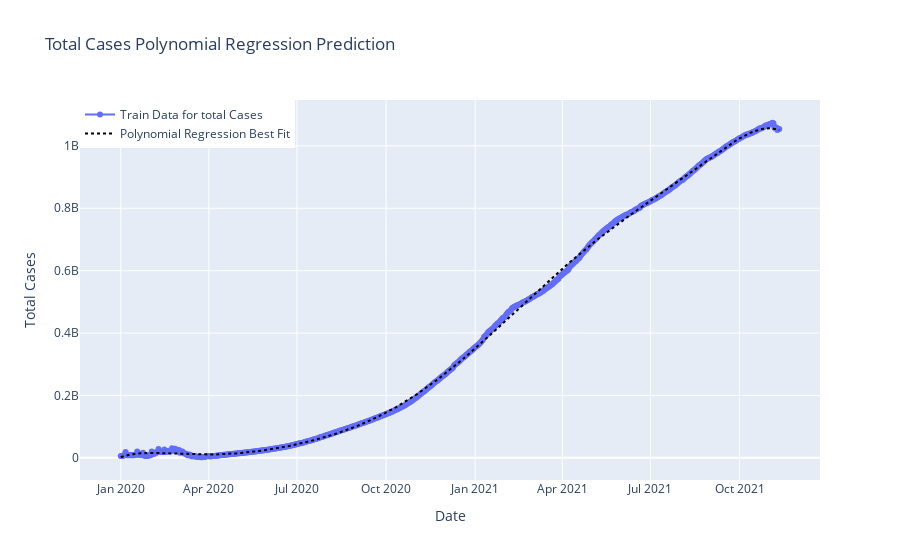

The cell this chart's notebook holds for it:
### Code cell
comp_data=poly.fit_transform(np.array(datewise["Days Since"]).reshape(-1,1))
plt.figure(figsize=(11,6))
predictions_poly=linreg.predict(comp_data)

fig=go.Figure()
fig.add_trace(go.Scatter(x=datewise.index, y=datewise["total_cases"],
                    mode='lines+markers',name="Train Data for total Cases"))
fig.add_trace(go.Scatter(x=datewise.index, y=predictions_poly,
                    mode='lines',name="Polynomial Regression Best Fit",
                    line=dict(color='black', dash='dot')))
fig.update_layout(title="Total Cases Polynomial Regression Prediction",
                 xaxis_title="Date",yaxis_title="Total Cases",
                 legend=dict(x=0,y=1,traceorder="normal"))
fig.show()

### Figure 1 — Plotly figure (JSON) as saved in the notebook; plotly's stock layout.template omitted (floating-point values rounded to 4 significant figures; data arrays with more than 128 entries replaced by an {"elided": "..."} marker saying what was removed)
{"data": [{"mode": "lines+markers", "name": "Train Data for total Cases", "type": "scatter", "x": {"elided": "681 str values"}, "y": {"elided": "681 float values"}}, {"line": {"color": "black", "dash": "dot"}, "mode": "lines", "name": "Polynomial Regression Best Fit", "type": "scatter", "x": {"elided": "681 str values"}, "y": {"elided": "681 float values"}}], "layout": {"legend": {"traceorder": "normal", "x": 0, "y": 1}, "title": {"text": "Total Cases Polynomial Regression Prediction"}, "xaxis": {"title": {"text": "Date"}}, "yaxis": {"title": {"text": "Total Cases"}}}}
